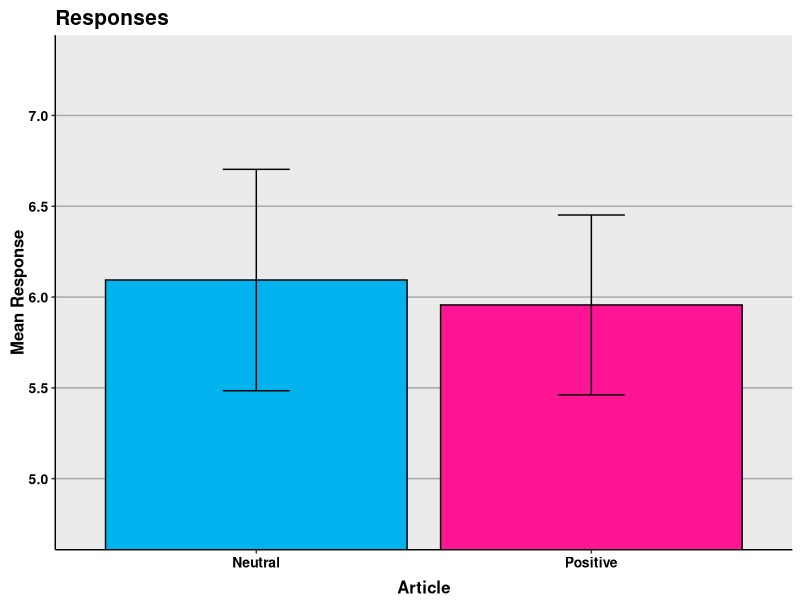

Write R code to recreate this figure.
## ---- chunk 1
dat<-read.csv("Questiondata.csv")
## ---- chunk 2
str(dat)
## ---- chunk 3
dat$total = dat$Cover + dat$Home + dat$Coffee
## ---- chunk 4
mean(dat$total[dat$Article=="positive"])
mean(dat$total[dat$Article=="neutral"])
## ---- chunk 5
t.test(dat$total[dat$Article=="positive"],
       dat$total[dat$Article=="neutral"],
       var.equal=TRUE)
## ---- chunk 6
library(ggplot2)
library(gplots)
library(dplyr)
## ---- chunk 7
temp<-dat%>%group_by(Article)%>%
  summarize(means=mean(total),
            sems=sd(total)/sqrt(length(total)))
## ---- chunk 8
f<-ggplot(temp,aes(x=factor(Article),y=means))+
  geom_bar(stat="identity", color="black",
           fill=c("deepskyblue2", "deeppink"))+
  geom_errorbar(aes(ymax=means+sems,
                    ymin=means-sems),
                width=.2)+
  ggtitle("Responses")+
  labs(x="Article", y="Mean Response")+
  scale_x_discrete(breaks=c("positive","neutral"),
                   labels=c("Positive","Neutral"))+
  theme(plot.title=element_text(size=15,
                                face="bold",
                                vjust=.5))+
  theme(axis.title.x=element_text(size=12,
                                  face="bold",
                                  vjust=-.25))+
  theme(axis.title.y=element_text(size=12,
                                  face="bold",
                                  vjust=.25))+
  theme(axis.text.x=element_text(size=10,
                                 face="bold",
                                 color="black"))+
  theme(axis.text.y=element_text(size=10,
                                 face="bold",
                                 color="black"))+
  coord_cartesian(ylim=c(min(temp$means)-2*max(temp$sems),
                         max(temp$means)+2*max(temp$sems)))+
  theme(panel.border=element_blank(),
        axis.line=element_line())+
  theme(panel.grid.major.x=element_blank())+
  theme(panel.grid.major.y=element_line(color="darkgrey"))+
  theme(panel.grid.minor.y=element_blank())
f
